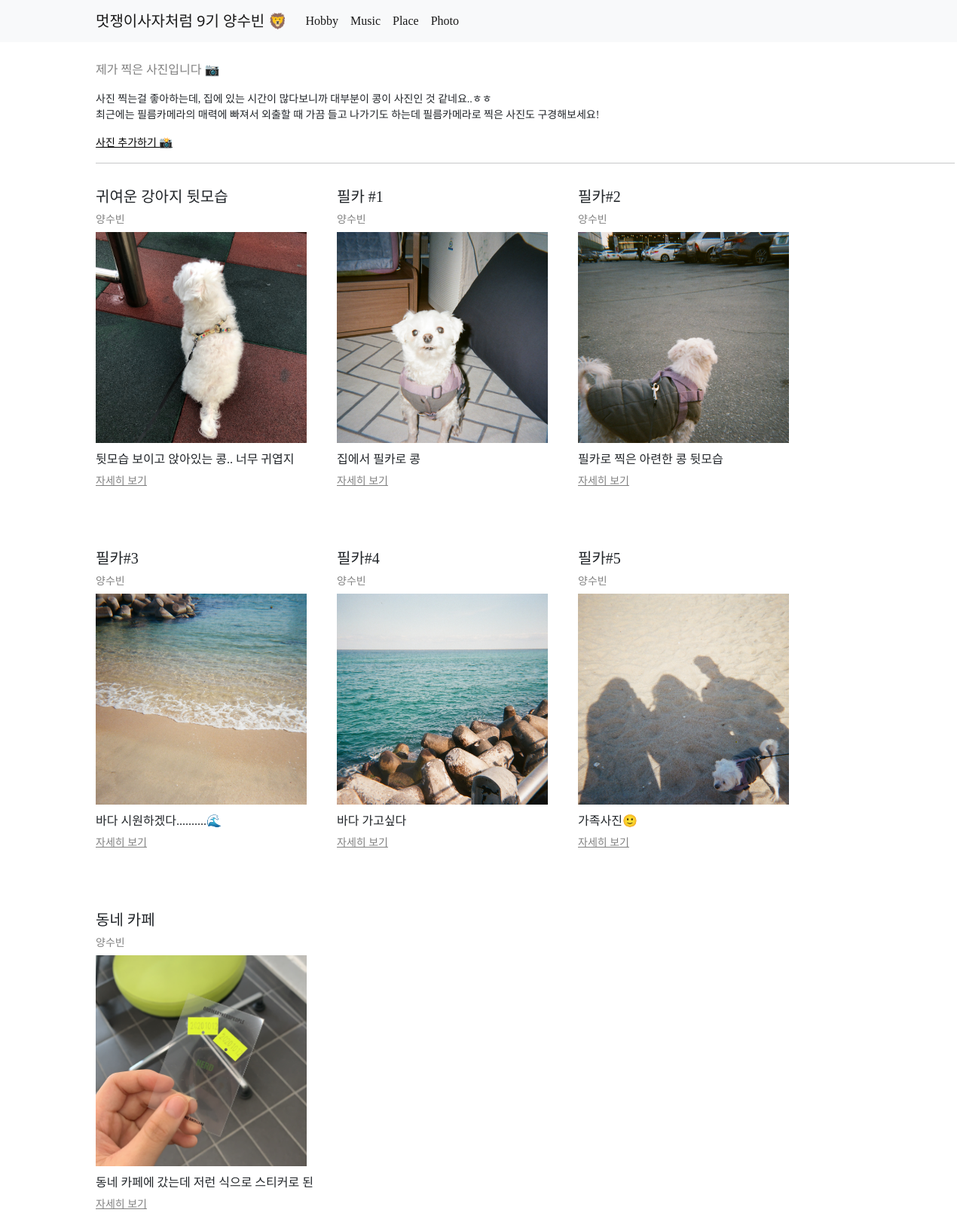
The app's page /photo/ with its own data.
### subin/models.py (models this page shows, shortened)
class Photo(models.Model):
    title = models.CharField(max_length=200)
    writer = models.CharField(max_length=100)
    pub_date = models.DateTimeField()
    image = models.ImageField(upload_to='images/', blank=True, null = True)
    body = models.TextField()
    def summary(self):
        return self.body[:24]

### subin/views.py (the view)
# urls.py: path('photo/', views.photo, name="photo"),
def photo(request):
    photos = Photo.objects.all()
    return render(request, "photo.html", {'photos':photos})

### subin/templates/photo.html (shortened to what this page needs)
{% extends 'base.html' %}
{% block contents %}
<div class="mainbox">
    <p>제가 찍은 사진입니다 📷  </p>
    <p class="subtext">사진 찍는걸 좋아하는데, 집에 있는 시간이 많다보니까 대부분이 콩이 사진인 것 같네요..ㅎㅎ
        <br>최근에는 필름카메라의 매력에 빠져서 외출할 때 가끔 들고 나가기도 하는데 필름카메라로 찍은 사진도 구경해보세요!</p>
    <a href="{% url 'new' %}" class="addBtn">사진 추가하기 📸</a>
    <hr>
    <div class="content">
            {% for photo in photos %}
            <div class="photobox">
                <h4 class="title">{{photo.title}}</h4>
                <p class="writer">{{photo.writer}}</p>
                {% if photo.image %}
                <img src="{{photo.image.url}}" width=280 height=280 alt="photo_image" class="photo">
                {% endif %}
                {{photo.summary}}
                <a href="{% url 'detail' photo.id %}" class="moreBtn">자세히 보기</a><br>
            </div>
            {% endfor %}
    </div>
</div>
{% endblock %}

### subin/templates/photo.html (style rules this page uses)
.title { font-family: 'Pretendard-Regular'; font-size: 20px; font-weight: 500; }
.mainbox > p:nth-child(1) { color: gray; display: block; }
.subtext { font-family: 'Pretendard-Regular'; font-size: 14px; }
.addBtn { color: black; font-size: 14px; display: block; }
.content { display: inline-flex; padding: 0; margin: 0; width: 100%; height: 100%; align-items: flex-start; flex-wrap: wrap; flex-direction: row; align-content: stretch; }
.photobox { width: 19em; height: 28em; display: inline-block; margin: 1em 1em 1em 0; padding-bottom: 1em; }
.writer { margin: 0; color: gray; font-size: 14px; padding-bottom: 6px; }
.photo { display: block; margin-bottom: 10px; object-fit: cover; }
.moreBtn { color: gray; font-size: 14px; display: block; margin-top: 6px; }

### records on screen
Photo: title "귀여운 강아지 뒷모습", writer "양수빈", image (picture), summary "뒷모습 보이고 앉아있는 콩.. 너무 귀엽지"
Photo: title "필카 #1", writer "양수빈", image (picture), summary "집에서 필카로 콩"
Photo: title "필카#2", writer "양수빈", image (picture), summary "필카로 찍은 아련한 콩 뒷모습"
Photo: title "필카#3", writer "양수빈", image (picture), summary "바다 시원하겠다..........🌊"
Photo: title "필카#4", writer "양수빈", image (picture), summary "바다 가고싶다"
Photo: title "필카#5", writer "양수빈", image (picture), summary "가족사진🙂"
Photo: title "동네 카페", writer "양수빈", image (picture), summary "동네 카페에 갔는데 저런 식으로 스티커로 된"
